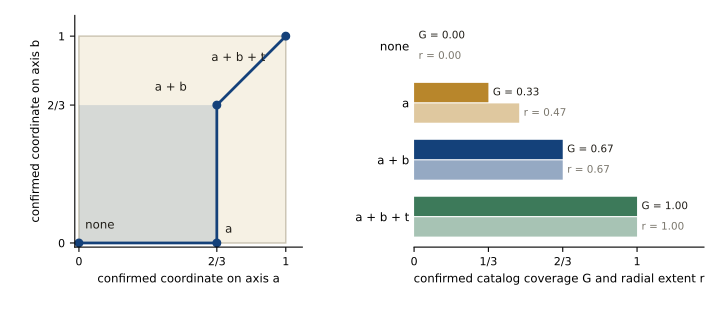

Generate this figure with Python:
from __future__ import annotations

import json
import os

import matplotlib.pyplot as plt
from matplotlib.patches import Rectangle

from common import BLUE, BONE, GOLD, GREEN, GREY, INK, RULE, deterministic

HERE = os.path.dirname(os.path.abspath(__file__))
OUT = os.path.join(HERE, "fig_knowledge_region.pdf")
METRICS = os.path.join(HERE, "..", "..", "..", "learning", "research-os", "learning-system", "analysis", "results", "metrics.json")


def main() -> None:
    with open(METRICS) as f:
        milestones = json.load(f)["axes"]["milestones"]

    fig, (ax, right) = plt.subplots(1, 2, figsize=(7.2, 3.1), dpi=200, gridspec_kw={"width_ratios": [1, 1.25]})
    fig.patch.set_facecolor("white")

    ax.add_patch(Rectangle((0, 0), 1, 1, fc=BONE, ec=RULE, lw=1))
    ax.add_patch(Rectangle((0, 0), 2 / 3, 2 / 3, fc=BLUE, alpha=0.14, ec="none"))
    xs, ys = zip(*(m["coordinates"] for m in milestones))
    ax.plot(xs, ys, color=BLUE, marker="o", lw=2.0, ms=5.5)
    for (x, y), label, dx, dy in zip(zip(xs, ys), ["none", "a", "a + b", "a + b + t"], [0.03, 0.04, -0.3, -0.36], [0.07, 0.05, 0.07, -0.12]):
        ax.text(x + dx, y + dy, label, fontsize=8.5, color=INK)
    ax.set(xlim=(-0.02, 1.08), ylim=(-0.02, 1.1), xticks=[0, 2 / 3, 1], yticks=[0, 2 / 3, 1])
    ax.set_xlabel("confirmed coordinate on axis a", fontsize=8.5)
    ax.set_ylabel("confirmed coordinate on axis b", fontsize=8.5)
    ax.set_xticklabels(["0", "2/3", "1"], fontsize=8)
    ax.set_yticklabels(["0", "2/3", "1"], fontsize=8)
    ax.set_aspect("equal")
    ax.spines[["top", "right"]].set_visible(False)

    labels = ["none", "a", "a + b", "a + b + t"]
    coverage = [m["coverage"] for m in milestones]
    extent = [m["extent_squared"] ** 0.5 for m in milestones]
    ypos = list(range(len(labels)))
    right.barh([y - 0.18 for y in ypos], coverage, height=0.34, color=[RULE, GOLD, BLUE, GREEN], label="coverage G")
    right.barh([y + 0.18 for y in ypos], extent, height=0.34, color=[RULE, GOLD, BLUE, GREEN], alpha=0.45, label="radial extent r")
    for i, (g, r) in enumerate(zip(coverage, extent)):
        right.text(g + 0.02, i - 0.18, f"G = {g:.2f}", va="center", fontsize=7.5, color=INK)
        right.text(r + 0.02, i + 0.18, f"r = {r:.2f}", va="center", fontsize=7.5, color=GREY)
    right.set_yticks(ypos)
    right.set_yticklabels(labels, fontsize=8.5)
    right.invert_yaxis()
    right.set(xlim=(0, 1.3), xticks=[0, 1 / 3, 2 / 3, 1])
    right.set_xticklabels(["0", "1/3", "2/3", "1"], fontsize=8)
    right.set_xlabel("confirmed catalog coverage G and radial extent r", fontsize=8.5)
    right.spines[["top", "right", "left"]].set_visible(False)
    right.tick_params(axis="y", length=0)

    fig.subplots_adjust(wspace=0.42, bottom=0.2, left=0.1, right=0.98, top=0.95)
    deterministic(fig, OUT)
    fig.savefig(OUT.replace(".pdf", ".png"), dpi=200)
    plt.close(fig)
    print(f"wrote {OUT}")


if __name__ == "__main__":
    main()
